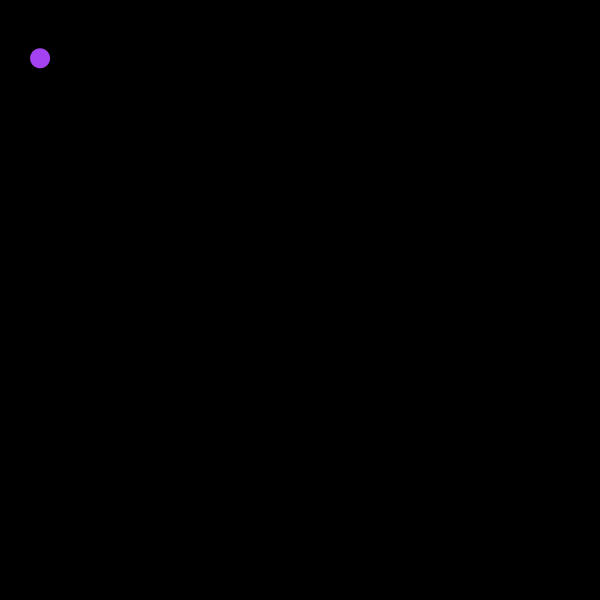
Frame 1 (no input)
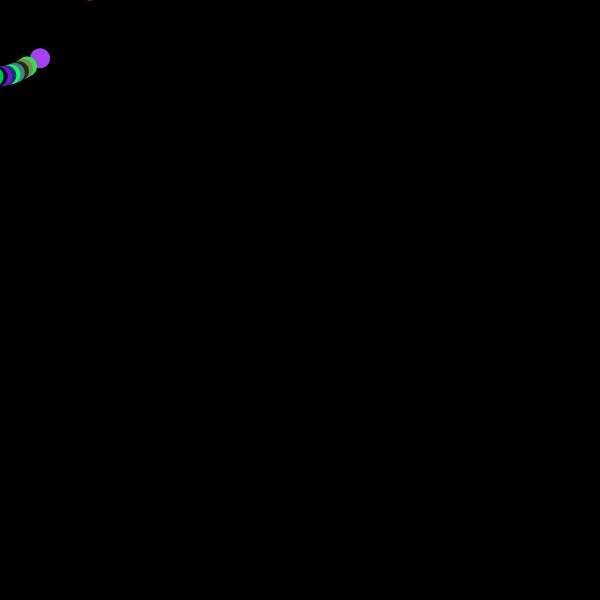
Frame 60 (the mouse pressed at the canvas centre just before this capture)
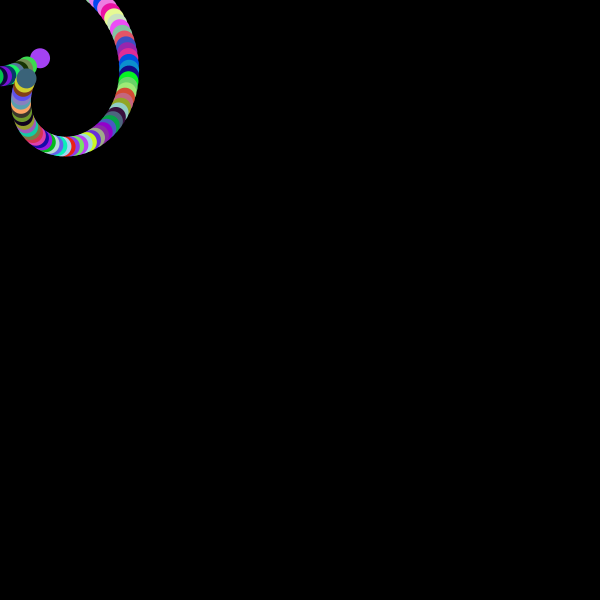
Frame 120 (the mouse held since frame 60 and released just before this capture)

The Processing sketch that drew these frames (run headless with seeded random() and noise(); from frame 60 on, the mouse is pressed at the canvas centre):

// Processing sketch: processing_77466
// ── processing_77466.pde

float pos = 0;

void setup() {
  size(600,600);
  frameRate(25);
  smooth();
  background(0);
}

void draw(){
 //background(0);
  
  translate(pos, pos);
    
  rotate( map(millis(), 0, 3500, 0, TWO_PI));
  translate (50, 50);

  noStroke();
  fill(random(255), random(255), random(255));
  
  ellipseMode(CENTER);
  ellipse(0, 0, 20, 20);
  //ellipse(xPos + sin(map(millis(), 0, 1500, 0, TWO_PI)) * 50 ,yPos + cos(map(millis(), 0, 1500, 0, TWO_PI)) * 50 , 20, 20);
  pos += 0.8;
}
